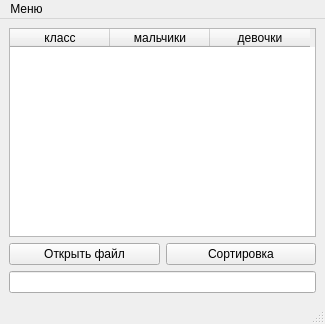
<?xml version="1.0" encoding="UTF-8"?>
<ui version="4.0">
 <class>MainWindow</class>
 <widget class="QMainWindow" name="MainWindow">
  <property name="geometry">
   <rect>
    <x>0</x>
    <y>0</y>
    <width>325</width>
    <height>324</height>
   </rect>
  </property>
  <property name="windowTitle">
   <string>MainWindow</string>
  </property>
  <widget class="QWidget" name="centralwidget">
   <layout class="QGridLayout" name="gridLayout">
    <item row="0" column="0" colspan="2">
     <widget class="QTableWidget" name="tableWidget">
      <column>
       <property name="text">
        <string>класс</string>
       </property>
      </column>
      <column>
       <property name="text">
        <string>мальчики</string>
       </property>
      </column>
      <column>
       <property name="text">
        <string>девочки</string>
       </property>
      </column>
     </widget>
    </item>
    <item row="1" column="0">
     <widget class="QPushButton" name="pushButton_2">
      <property name="text">
       <string>Открыть файл</string>
      </property>
     </widget>
    </item>
    <item row="1" column="1">
     <widget class="QPushButton" name="pushButton">
      <property name="text">
       <string>Сортировка</string>
      </property>
     </widget>
    </item>
    <item row="2" column="0" colspan="2">
     <widget class="QLineEdit" name="lineEdit"/>
    </item>
   </layout>
  </widget>
  <widget class="QMenuBar" name="menubar">
   <property name="geometry">
    <rect>
     <x>0</x>
     <y>0</y>
     <width>325</width>
     <height>21</height>
    </rect>
   </property>
   <widget class="QMenu" name="menu">
    <property name="title">
     <string>Меню</string>
    </property>
    <addaction name="action"/>
    <addaction name="action_2"/>
    <addaction name="action_3"/>
   </widget>
   <addaction name="menu"/>
  </widget>
  <widget class="QStatusBar" name="statusbar"/>
  <action name="action">
   <property name="text">
    <string>О программе</string>
   </property>
  </action>
  <action name="action_2">
   <property name="text">
    <string>Инструкция</string>
   </property>
  </action>
  <action name="action_3">
   <property name="text">
    <string>Выход</string>
   </property>
  </action>
 </widget>
 <resources/>
 <connections/>
</ui>
